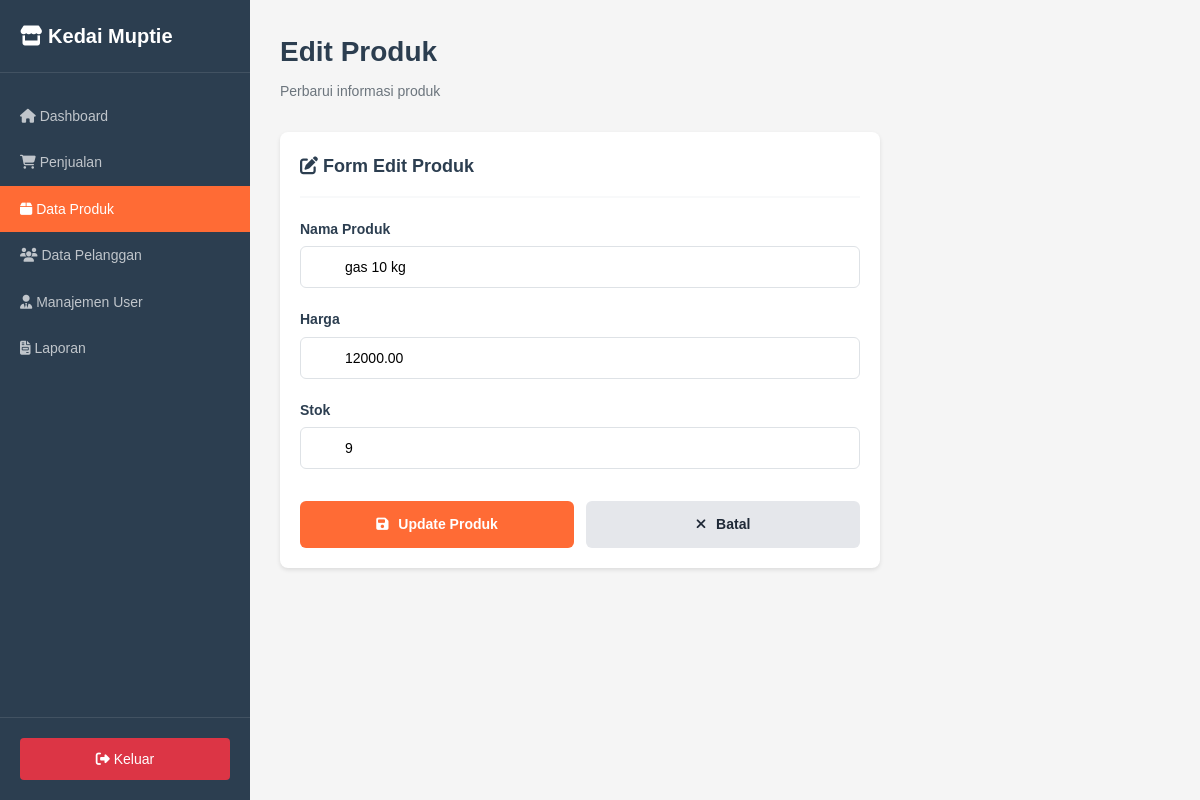
Page /kedaimupti/admin/produk/edit.php?id=3 (signed in) on the committed database.
### tables this page shows
CREATE TABLE `produk` (
  `ProdukID` int(11) NOT NULL,
  `NamaProduk` varchar(255) NOT NULL,
  `Harga` decimal(10,2) NOT NULL,
  `Stok` int(11) NOT NULL
);

### kedaimupti/includes/functions.php (called while the page is built, shortened)
<?php
function escape($string) {
    global $conn;
    return mysqli_real_escape_string($conn, $string);
}
?>

### kedaimupti/admin/produk/edit.php (the view, shortened to what this page needs)
<?php
require_once '../../config/database.php';
require_once '../../includes/functions.php';
$id = escape($_GET['id']);
$produk = mysqli_fetch_assoc(mysqli_query($conn, "SELECT * FROM produk WHERE ProdukID = '$id'"));
?>
<!DOCTYPE html>
<html lang="id">
<head>
    <link rel="stylesheet" href="../../assets/css/style.css">
    <link rel="stylesheet" href="https://cdnjs.cloudflare.com/ajax/libs/font-awesome/6.4.0/css/all.min.css">
</head>
<body>
    <div class="dashboard-wrapper">
        <aside class="sidebar">
            <div class="sidebar-header">
                <div class="sidebar-brand">
                    <i class="fas fa-store"></i>
                    <span>Kedai Muptie</span>
                </div>
            </div>
            <nav class="sidebar-menu">
                <a href="/kedaimupti/admin/dashboard/" class="menu-item">
                    <i class="fas fa-home"></i>
                    <span>Dashboard</span>
                </a>
                <a href="/kedaimupti/admin/penjualan/" class="menu-item">
                    <i class="fas fa-shopping-cart"></i>
                    <span>Penjualan</span>
                </a>
                <a href="/kedaimupti/admin/produk/" class="menu-item active">
                    <i class="fas fa-box"></i>
                    <span>Data Produk</span>
                </a>
                <a href="/kedaimupti/admin/pelanggan/" class="menu-item">
                    <i class="fas fa-users"></i>
                    <span>Data Pelanggan</span>
                </a>
                <a href="/kedaimupti/admin/petugas/" class="menu-item">
                    <i class="fas fa-user-tie"></i>
                    <span>Manajemen User</span>
                </a>
                <a href="/kedaimupti/admin/laporan/" class="menu-item">
                    <i class="fas fa-file-invoice"></i>
                    <span>Laporan</span>
                </a>
            </nav>
            <div class="sidebar-footer">
                <a href="/kedaimupti/auth/logout.php" class="logout-btn">
                    <i class="fas fa-sign-out-alt"></i>
                    <span>Keluar</span>
                </a>
            </div>
        </aside>
        <main class="main-content">
            <div class="content-header">
                <h1 class="page-title">Edit Produk</h1>
                <p class="page-subtitle">Perbarui informasi produk</p>
            </div>
            <div class="content-card" style="max-width: 600px;">
                <div class="card-header">
                    <h3 class="card-title">
                        <i class="fas fa-edit"></i>
                        Form Edit Produk
                    </h3>
                </div>
                <form method="POST" action="">
                    <div class="form-group">
                        <label class="form-label">Nama Produk</label>
                        <input type="text" name="nama" class="form-control" value="<?= $produk['NamaProduk'] ?>" required>
                    </div>
                    <div class="form-group">
                        <label class="form-label">Harga</label>
                        <input type="number" name="harga" class="form-control" value="<?= $produk['Harga'] ?>" min="0" required>
                    </div>
                    <div class="form-group">
                        <label class="form-label">Stok</label>
                        <input type="number" name="stok" class="form-control" value="<?= $produk['Stok'] ?>" min="0" required>
                    </div>
                    <div style="display: flex; gap: 12px; margin-top: 32px;">
                        <button type="submit" class="btn btn-primary" style="flex: 1;">
                            <i class="fas fa-save"></i> Update Produk
                        </button>
                        <a href="/kedaimupti/admin/produk/" class="btn" style="flex: 1; background: #e5e7eb; color: #1f2937;">
                            <i class="fas fa-times"></i> Batal
                        </a>
                    </div>
                </form>
            </div>
        </main>
    </div>
</body>
</html>

### kedaimupti/assets/css/style.css (style rules this page uses)
* { margin: 0; padding: 0; box-sizing: border-box; }
:root { --primary: #ff6b35; --primary-dark: #e85a2a; --secondary: #28a745; --secondary-dark: #218838; --danger: #dc3545; --warning: #ffc107; --info: #17a2b8; --dark: #2c3e50; --light: #f8f9fa; --white: #ffffff; --gray: #6c757d; --border: #dee2e6; }
body { font-family: Arial, sans-serif; background: #f5f5f5; min-height: 100vh; color: var(--dark); line-height: 1.6; }
.form-group { margin-bottom: 20px; }
.form-label { display: block; font-weight: bold; margin-bottom: 6px; color: var(--dark); font-size: 14px; }
.form-control, select, textarea { width: 100%; padding: 12px 16px 12px 44px; border: 1px solid var(--border); border-radius: 6px; font-size: 14px; font-family: inherit; }
.btn { padding: 12px 20px; border: none; border-radius: 6px; font-size: 14px; font-weight: bold; cursor: pointer; font-family: inherit; text-decoration: none; display: inline-block; text-align: center; }
.btn i { margin-right: 6px; }
.btn-primary { background: var(--primary); color: var(--white); width: 100%; }
.dashboard-wrapper { display: flex; min-height: 100vh; height: 100vh; }
.sidebar { width: 250px; background: var(--dark); color: white; position: fixed; height: 100vh; overflow-y: auto; }
.sidebar-header { padding: 20px; border-bottom: 1px solid rgba(255,255,255,0.1); }
.sidebar-brand { font-size: 20px; font-weight: bold; color: white; }
.sidebar-menu { padding: 20px 0; }
.menu-item { display: block; padding: 12px 20px; color: rgba(255,255,255,0.7); text-decoration: none; font-size: 14px; }
.menu-item.active { background: var(--primary); color: white; }
.sidebar-footer { position: absolute; bottom: 0; width: 100%; padding: 20px; border-top: 1px solid rgba(255,255,255,0.1); }
.logout-btn { display: block; padding: 10px; background: var(--danger); color: white; text-align: center; text-decoration: none; border-radius: 4px; font-size: 14px; }
.main-content { margin-left: 250px; flex: 1; padding: 30px; background: #f5f5f5; min-height: 100vh; }
.content-header { margin-bottom: 30px; }
.page-title { font-size: 28px; color: var(--dark); margin-bottom: 5px; }
.page-subtitle { color: var(--gray); font-size: 14px; }
.content-card { background: white; border-radius: 8px; padding: 20px; box-shadow: 0 2px 4px rgba(0,0,0,0.1); margin-bottom: 20px; }
.card-header { display: flex; justify-content: space-between; align-items: center; margin-bottom: 20px; padding-bottom: 15px; border-bottom: 2px solid var(--light); }
.card-title { font-size: 18px; font-weight: bold; color: var(--dark); }

### rows in the picture
produk: nama "gas 10 kg", harga "12000.00", stok "9"
